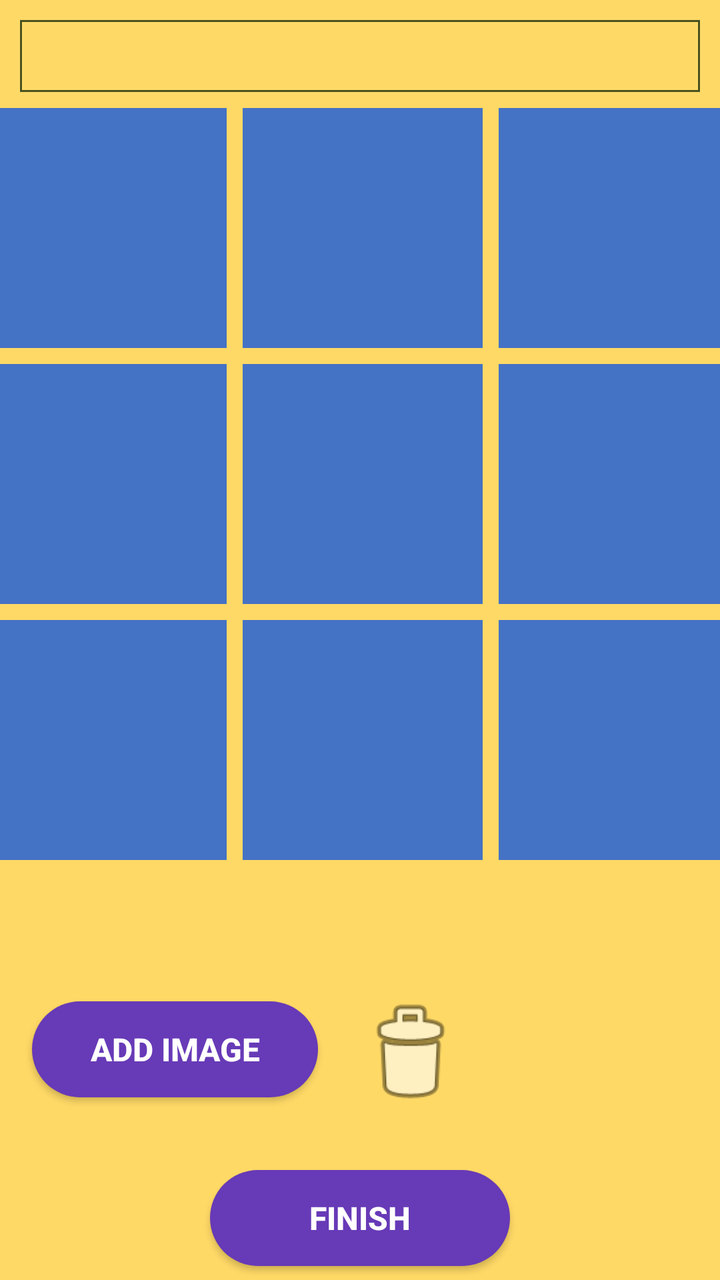
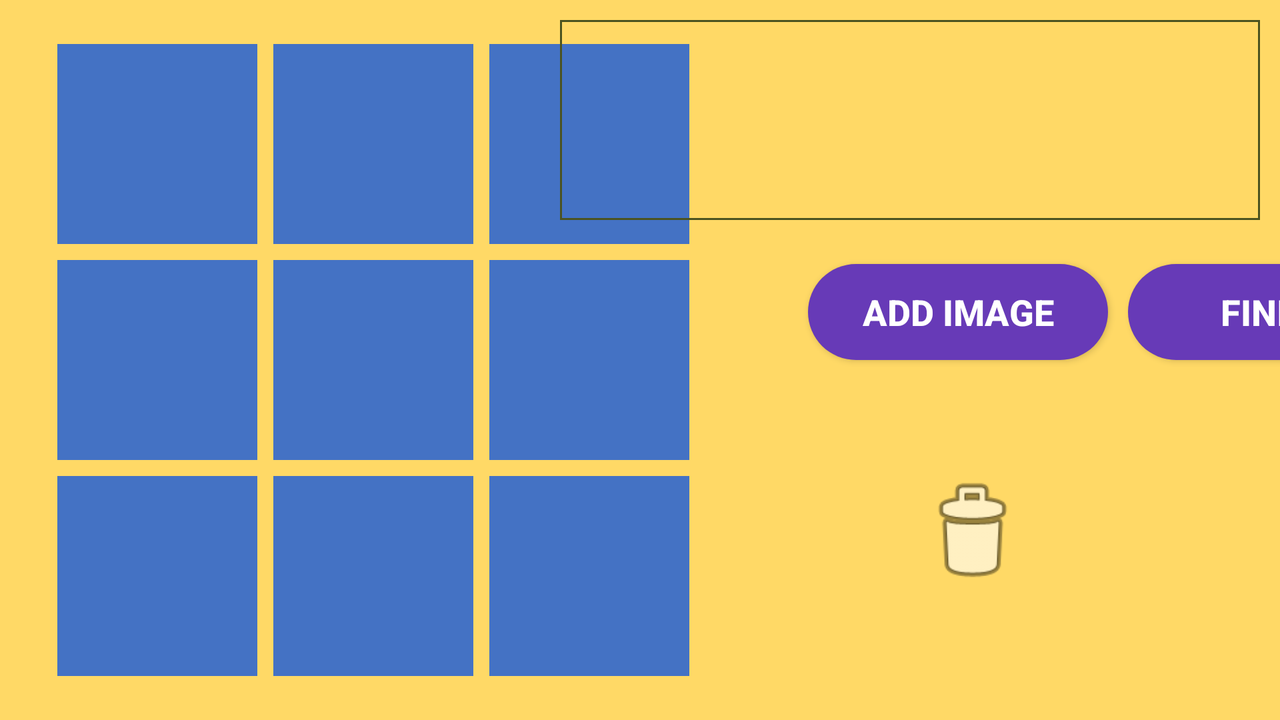

One screen, two layout resources from the same app: the default and the repository's alternative for another configuration. Each is rendered where Android would select it; the XML of both is given below.
<!-- AndroidManifest.xml: application theme Theme.Final -->
<!-- res/layout/activity_main.xml -->
<?xml version="1.0" encoding="utf-8"?>
<androidx.constraintlayout.widget.ConstraintLayout xmlns:android="http://schemas.android.com/apk/res/android"
    xmlns:app="http://schemas.android.com/apk/res-auto"
    xmlns:tools="http://schemas.android.com/tools"
    android:id="@+id/container"
    android:layout_width="match_parent"
    android:layout_height="match_parent"
    android:background="@color/yellow"

    tools:context=".MainActivity">

    <LinearLayout
        android:id="@+id/ll1"
        android:layout_width="410dp"
        android:layout_height="430dp"
        android:layout_marginTop="14dp"
        android:paddingTop="36dp"
        app:layout_constraintEnd_toEndOf="parent"
        app:layout_constraintStart_toStartOf="parent"
        app:layout_constraintTop_toTopOf="parent">

        <GridLayout
            android:layout_width="match_parent"
            android:layout_height="match_parent"
            android:columnCount="3"
            android:paddingLeft="14dp"
            android:paddingRight="18dp"
            android:rowCount="3">

            <ImageView
                android:id="@+id/view1"
                android:layout_width="120dp"
                android:layout_height="120dp"
                android:layout_margin="4dp"
                android:background="@color/blue"
                android:scaleType="fitXY" />

            <ImageView
                android:id="@+id/view2"
                android:layout_width="120dp"
                android:layout_height="120dp"
                android:layout_margin="4dp"
                android:background="@color/blue"
                android:scaleType="fitXY" />

            <ImageView
                android:id="@+id/view3"
                android:layout_width="120dp"
                android:layout_height="120dp"
                android:layout_margin="4dp"
                android:background="@color/blue"
                android:scaleType="fitXY" />

            <ImageView
                android:id="@+id/view4"
                android:layout_width="120dp"
                android:layout_height="120dp"
                android:layout_margin="4dp"
                android:background="@color/blue"
                android:scaleType="fitXY" />

            <ImageView
                android:id="@+id/view5"
                android:layout_width="120dp"
                android:layout_height="120dp"
                android:layout_margin="4dp"
                android:background="@color/blue"
                android:scaleType="fitXY" />

            <ImageView
                android:id="@+id/view6"
                android:layout_width="120dp"
                android:layout_height="120dp"
                android:layout_margin="4dp"
                android:background="@color/blue"
                android:scaleType="fitXY" />

            <ImageView
                android:id="@+id/view7"
                android:layout_width="120dp"
                android:layout_height="120dp"
                android:layout_margin="4dp"
                android:background="@color/blue"
                android:scaleType="fitXY" />

            <ImageView
                android:id="@+id/view8"
                android:layout_width="120dp"
                android:layout_height="120dp"
                android:layout_margin="4dp"
                android:background="@color/blue"
                android:scaleType="fitXY" />

            <ImageView
                android:id="@+id/view9"
                android:layout_width="120dp"
                android:layout_height="120dp"
                android:layout_margin="4dp"
                android:background="@color/blue"
                android:scaleType="fitXY" />
        </GridLayout>
    </LinearLayout>

    <LinearLayout
        android:layout_width="match_parent"
        android:layout_height="wrap_content">
        <TextView
            android:id="@+id/UserName"
            android:layout_width="match_parent"
            android:layout_height="match_parent"
            android:layout_margin="10dp"
            android:background="@drawable/border"
            android:paddingLeft="10dp"
            android:textColor="@color/black"
            android:textSize="27dp"
            android:textStyle="bold" />
    </LinearLayout>

    <Button
        android:id="@+id/btn_add"
        android:textColor="@color/white"
        android:background="@drawable/custom_button"
        android:layout_width="143dp"
        android:layout_height="48dp"
        android:layout_marginStart="16dp"
        android:text="@string/btn_add"
        android:textSize="16sp"
        android:textAlignment="center"
        android:textStyle="bold"
        app:layout_constraintBottom_toBottomOf="parent"
        app:layout_constraintStart_toStartOf="parent"
        app:layout_constraintTop_toBottomOf="@+id/ll1"
        app:layout_constraintVertical_bias="0.384" />

    <ImageButton
        android:id="@+id/btn_del"
        android:layout_width="60dp"
        android:layout_height="60dp"
        android:layout_marginStart="16dp"
        android:adjustViewBounds="true"
        android:background="@color/yellow"
        android:contentDescription="Delete"
        android:scaleType="fitCenter"
        android:src="@android:drawable/ic_menu_delete"
        app:layout_constraintBottom_toBottomOf="parent"
        app:layout_constraintStart_toEndOf="@+id/btn_add"
        app:layout_constraintTop_toBottomOf="@+id/ll1"
        app:layout_constraintVertical_bias="0.388" />

    <ImageView
        android:id="@+id/imageAdd"
        android:layout_width="120dp"
        android:layout_height="120dp"
        android:layout_gravity="right"
        android:layout_marginBottom="36dp"
        android:adjustViewBounds="true"
        android:foregroundGravity="right"
        android:scaleType="fitXY"
        app:layout_constraintBottom_toBottomOf="parent"
        app:layout_constraintEnd_toEndOf="parent"
        app:layout_constraintHorizontal_bias="0.41"
        app:layout_constraintStart_toEndOf="@+id/btn_del"
        app:layout_constraintTop_toBottomOf="@+id/ll1"
        app:layout_constraintVertical_bias="0.351"
        tools:srcCompat="@tools:sample/avatars" />

    <Button
        android:id="@+id/btn_finish"
        android:textColor="@color/white"
        android:background="@drawable/custom_button"
        android:layout_width="150dp"
        android:layout_height="48dp"
        android:text="@string/btn_finish"
        android:textAlignment="center"
        android:textSize="16sp"
        android:textStyle="bold"
        app:layout_constraintBottom_toBottomOf="parent"
        app:layout_constraintEnd_toEndOf="parent"
        app:layout_constraintHorizontal_bias="0.5"
        app:layout_constraintStart_toStartOf="parent"
        app:layout_constraintTop_toBottomOf="@+id/imageAdd"
        app:layout_constraintVertical_bias="0.5" />



</androidx.constraintlayout.widget.ConstraintLayout>
<!-- resources referenced by this layout -->
<resources>
  <color name="black">#FF000000</color>
  <color name="blue">#4472c4</color>
  <color name="white">#FFFFFFFF</color>
  <color name="yellow">#ffd966</color>
  <!-- drawable border (drawable) -->
  <?xml version="1.0" encoding="utf-8"?>
  <shape xmlns:android="http://schemas.android.com/apk/res/android">
      <stroke
          android:width="1dip"
          android:color="#4b5320" />
  
  
  
  </shape>
  <!-- drawable custom_button (drawable) -->
  <?xml version="1.0" encoding="utf-8"?>
  <shape xmlns:android="http://schemas.android.com/apk/res/android">
  
      <corners
          android:radius="50dp"/>
  
      <solid
          android:color="@color/purple"/>
  
  </shape>
  <string name="btn_add">Add Image</string>
  <string name="btn_finish">Finish</string>
  <style name="Theme.Final" parent="Base.Theme.Final" />
  <color name="purple">#673AB7</color>
  <style name="Base.Theme.Final" parent="Theme.AppCompat.Light.NoActionBar">
          
          
      </style>
</resources>
<!-- res/layout-land/activity_main.xml (the repository's variant of the layout above) -->
<!-- drawn on the phone turned sideways -->
<?xml version="1.0" encoding="utf-8"?>
<androidx.constraintlayout.widget.ConstraintLayout xmlns:android="http://schemas.android.com/apk/res/android"
    xmlns:app="http://schemas.android.com/apk/res-auto"
    xmlns:tools="http://schemas.android.com/tools"
    android:id="@+id/container"
    android:layout_width="match_parent"
    android:layout_height="match_parent"
    android:background="@color/yellow"
    tools:context=".MainActivity">

    <LinearLayout
        android:id="@+id/ll1"
        android:layout_width="wrap_content"
        android:layout_height="match_parent"
        android:foregroundGravity="center"
        android:gravity="center"
        app:layout_constraintEnd_toEndOf="parent"
        app:layout_constraintHorizontal_bias="0.05"
        app:layout_constraintStart_toStartOf="parent"
        app:layout_constraintTop_toTopOf="parent">

        <GridLayout
            android:layout_width="wrap_content"
            android:layout_height="wrap_content"
            android:columnCount="3"
            android:paddingLeft="10dp"
            android:paddingRight="10dp"
            android:rowCount="3">

            <ImageView
                android:id="@+id/view1"
                android:layout_width="100dp"
                android:layout_height="100dp"
                android:layout_margin="4dp"
                android:background="@color/blue"
                android:scaleType="fitXY" />

            <ImageView
                android:id="@+id/view2"
                android:layout_width="100dp"
                android:layout_height="100dp"
                android:layout_margin="4dp"
                android:background="@color/blue"
                android:scaleType="fitXY" />

            <ImageView
                android:id="@+id/view3"
                android:layout_width="100dp"
                android:layout_height="100dp"
                android:layout_margin="4dp"
                android:background="@color/blue"
                android:scaleType="fitXY" />

            <ImageView
                android:id="@+id/view4"
                android:layout_width="100dp"
                android:layout_height="100dp"
                android:layout_margin="4dp"
                android:background="@color/blue"
                android:scaleType="fitXY" />

            <ImageView
                android:id="@+id/view5"
                android:layout_width="100dp"
                android:layout_height="100dp"
                android:layout_margin="4dp"
                android:background="@color/blue"
                android:scaleType="fitXY" />

            <ImageView
                android:id="@+id/view6"
                android:layout_width="100dp"
                android:layout_height="100dp"
                android:layout_margin="4dp"
                android:background="@color/blue"
                android:scaleType="fitXY" />

            <ImageView
                android:id="@+id/view7"
                android:layout_width="100dp"
                android:layout_height="100dp"
                android:layout_margin="4dp"
                android:background="@color/blue"
                android:scaleType="fitXY" />

            <ImageView
                android:id="@+id/view8"
                android:layout_width="100dp"
                android:layout_height="100dp"
                android:layout_margin="4dp"
                android:background="@color/blue"
                android:scaleType="fitXY" />

            <ImageView
                android:id="@+id/view9"
                android:layout_width="100dp"
                android:layout_height="100dp"
                android:layout_margin="4dp"
                android:background="@color/blue"
                android:scaleType="fitXY" />
        </GridLayout>
    </LinearLayout>

    <LinearLayout
        android:layout_width="match_parent"
        android:layout_height="wrap_content"
        android:gravity="right">

        <TextView
            android:id="@+id/UserName"
            android:layout_width="350dp"
            android:layout_height="100dp"
            android:layout_margin="10dp"
            android:background="@drawable/border"
            android:paddingLeft="10dp"
            android:textColor="@color/black"
            android:textSize="27dp"
            android:textStyle="bold" />

    </LinearLayout>

    <Button
        android:id="@+id/btn_add"
        android:layout_width="150dp"
        android:layout_height="48dp"
        android:layout_marginStart="404dp"
        android:layout_marginBottom="180dp"
        android:background="@drawable/custom_button"
        android:text="@string/btn_add"
        android:textAlignment="center"
        android:textColor="@color/white"
        android:textSize="18sp"
        android:textStyle="bold"
        app:layout_constraintBottom_toBottomOf="parent"
        app:layout_constraintStart_toStartOf="parent" />

    <ImageButton
        android:id="@+id/btn_del"
        android:layout_width="60dp"
        android:layout_height="60dp"
        android:layout_marginStart="456dp"
        android:layout_marginBottom="64dp"
        android:adjustViewBounds="true"
        android:background="@color/yellow"
        android:contentDescription="Xóa"
        android:scaleType="fitCenter"
        android:src="@android:drawable/ic_menu_delete"
        app:layout_constraintBottom_toBottomOf="parent"
        app:layout_constraintStart_toStartOf="parent" />

    <ImageView
        android:id="@+id/imageAdd"
        android:layout_width="120dp"
        android:layout_height="120dp"
        android:layout_gravity="right"
        android:layout_marginStart="584dp"
        android:layout_marginBottom="16dp"
        android:adjustViewBounds="true"
        android:foregroundGravity="right"
        android:scaleType="fitXY"
        app:layout_constraintBottom_toBottomOf="parent"
        app:layout_constraintStart_toStartOf="parent"
        tools:srcCompat="@tools:sample/avatars" />

    <Button
        android:id="@+id/btn_finish"
        android:layout_width="150dp"
        android:layout_height="48dp"
        android:layout_marginStart="564dp"
        android:layout_marginBottom="180dp"
        android:background="@drawable/custom_button"
        android:text="@string/btn_finish"
        android:textAlignment="center"
        android:textColor="@color/white"
        android:textSize="18sp"
        android:textStyle="bold"
        app:layout_constraintBottom_toBottomOf="parent"
        app:layout_constraintStart_toStartOf="parent" />


</androidx.constraintlayout.widget.ConstraintLayout>
